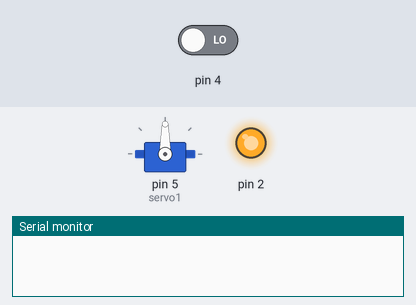
This sketch was run on a simulated Arduino Uno, built with avr-gcc and run on an emulated ATmega328P. Shown: servo, output pins drawn as LEDs (lit = HIGH), the last lines printed to the serial monitor. Inputs (shaded band) come from the test bench; at power-on: pin 4 LOW.

Above: at 0.05 s.
At 1.85 s:
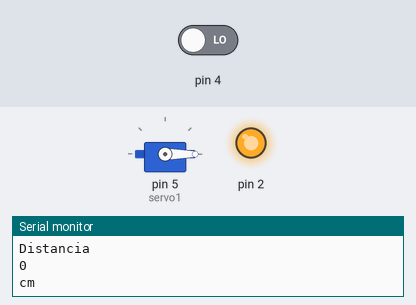
At 3.7 s:
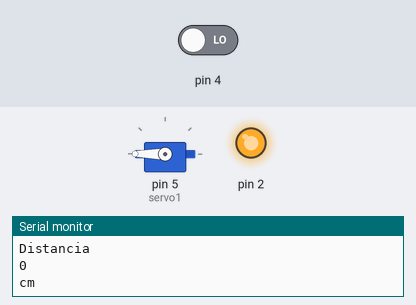
Timing chart, 0 to 4.3 s (numbered marks = the images above):
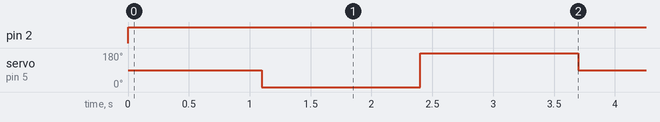

The sketch:

algo_con_servo.ino
```cpp
#include "Servo.h"
  Servo servo1;
    long distancia;
    long tiempo;
void setup() {
Serial.begin(9600);
  pinMode(2,OUTPUT);
  pinMode(4,INPUT);
  servo1.attach(5);
 }
void loop() {
 digitalWrite(2, LOW);
 delayMicroseconds(5);
 digitalWrite(2, HIGH);
 delayMicroseconds(10);
tiempo=pulseIn(4, HIGH);
distancia= int(0.017*tiempo);
Serial.println("Distancia");
Serial.println(distancia);
Serial.println("cm");
delay(100);
int angulo = digitalRead(4);
if(distancia>=15){
  servo1.write(90);
  }
if(distancia < 15){
  servo1.write(0);
  delay(1300);
  servo1.write(180);
  delay(1300);
  servo1.write(90);
  }
}
```

Measured:
- by itself, pin 2: LOW → HIGH at 0.00 s
- by itself, servo on pin 5 (servo1): repeats every 3.7 s: 180° 1.3 s, 90° 1.1 s, 0° 1.3 s
